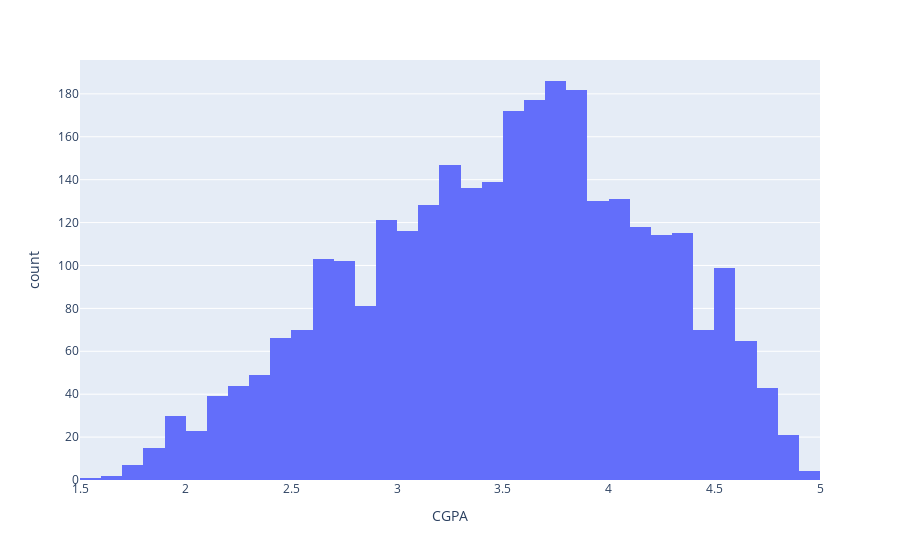

Write notebook code for a chart like this one.
### Markdown cell above
Now that the invalid values are fixed, I wanted to see if there was any suspicious values or outliers I missed. I did this by looking at an overall distribution of GPAs.

### Code cell
px.histogram(df, x='CGPA').show()
print(f" {round(len(df.loc[df['CGPA'] < 3]) / len(df),4)*100}% of students are graduating with GPAs below 3.0")
print(f" {round(len(df.loc[df['CGPA'] < 2]) / len(df),4)*100}% of students are graduating with GPAs below 2.0")

### Figure 1 — Plotly figure (JSON) as saved in the notebook; plotly's stock layout.template omitted (floating-point values rounded to 4 significant figures; data arrays with more than 128 entries replaced by an {"elided": "..."} marker saying what was removed)
{"data": [{"alignmentgroup": "True", "bingroup": "x", "hovertemplate": "CGPA=%{x}<br>count=%{y}<extra></extra>", "legendgroup": "", "marker": {"color": "#636efa", "pattern": {"shape": ""}}, "name": "", "offsetgroup": "", "orientation": "v", "showlegend": false, "type": "histogram", "x": {"elided": "3046 float values"}, "xaxis": "x", "yaxis": "y"}], "layout": {"barmode": "relative", "legend": {"tracegroupgap": 0}, "margin": {"t": 60}, "xaxis": {"anchor": "y", "domain": [0, 1], "title": {"text": "CGPA"}}, "yaxis": {"anchor": "x", "domain": [0, 1], "title": {"text": "count"}}}}
